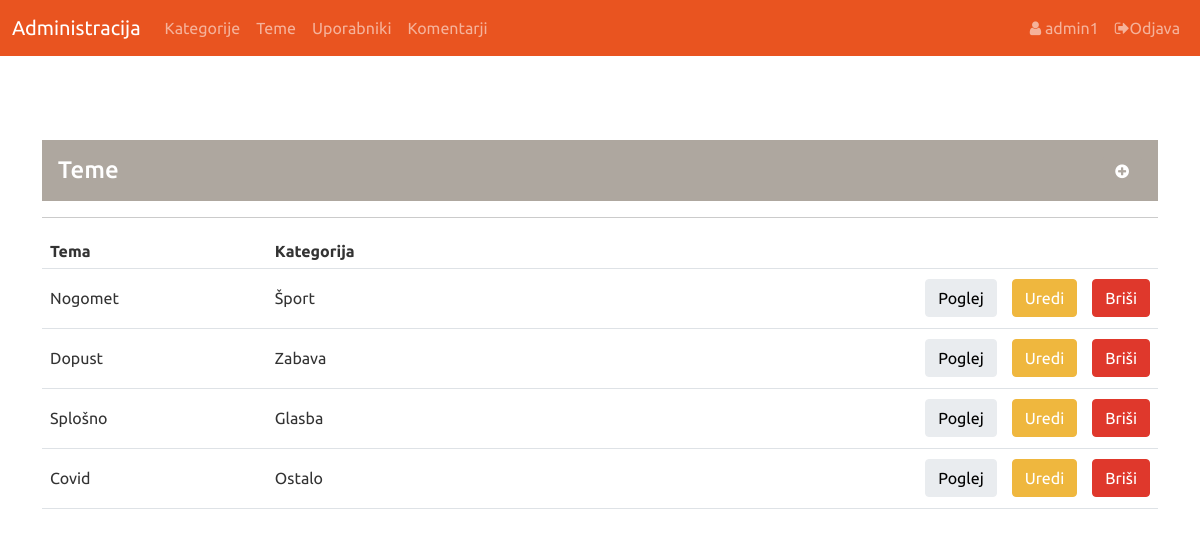
/admin/pages/tema.php (signed in), run on the app's committed database.
### tables this page shows
CREATE TABLE `tema` (
  `tema_Id` int(11) NOT NULL,
  `naslov` varchar(255) DEFAULT NULL,
  `vsebina` text DEFAULT NULL,
  `datetime` datetime DEFAULT NULL,
  `kategorija_id` int(12) DEFAULT NULL,
  `uporabnik_Id` int(12) DEFAULT NULL
);

CREATE TABLE `kategorija` (
  `kategorija_Id` int(12) NOT NULL,
  `kategorija` varchar(200) DEFAULT NULL
);

### admin/pages/tema.php (the view, shortened to what this page needs)
<?php
	$upIme = $_SESSION['upIme'];
?>
<html lang="sl">
<head>
	<link rel="stylesheet" type="text/css" href="../../css/bootstrap2.min.css">
    <link rel="stylesheet" href="https://maxcdn.bootstrapcdn.com/font-awesome/4.5.0/css/font-awesome.min.css">
</head>
<body>
	<header>
		<nav class="navbar navbar-expand-lg navbar-dark bg-primary">
		  <div class="container-fluid">
			<a class="navbar-brand" href="home.php">Administracija</a>
			<div class="collapse navbar-collapse" id="navbarColor01">
				<ul class="navbar-nav me-auto">
					<li class="nav-item">
					  <a class="nav-link" href="kategorija.php">Kategorije</a>
					</li>
					<li class="nav-item">
					  <a class="nav-link" href="tema.php">Teme</a>
					</li>
					<li class="nav-item">
					  <a class="nav-link" href="uporabnik.php">Uporabniki</a>
					</li>
					<li class="nav-item">
					  <a class="nav-link" href="komentar.php">Komentarji</a>
					</li>
				</ul>
				<ul class="navbar-nav ms-md-auto">
					<li class="nav-item">
						<a class="nav-link"><i class="fa fa-user"></i> <?php echo $upIme;?></a>
					</li>
					<li class="nav-item">
						<a class="nav-link" href="../../functions/odjava.php"><i class="fa fa-sign-out"></i>Odjava</a>
					</li>
				</ul>
			</div>
		  </div>
		</nav>
	<header>
	<main>
		<div class="container" style="margin:7% auto;">
			<h4 class="p-3 mb-2 bg-secondary text-white">Teme
					<button type="button" class="btn btn-secondary pull-right" data-toggle="modal" data-target="#dodajTemo">
						<i class="fa fa-plus-circle"></i>
					</button>
			</h4>
			<hr>
			<div class="panel panel-success">
				<table class="table">
					<tr>
						<th>Tema</th>
						<th>Kategorija</th>
						<th></th>
					</tr>
				<?php
					include "../../functions/db.php";
					$sql = "SELECT * FROM tema as tp join kategorija as c on tp.kategorija_id=c.kategorija_id";
					$run = mysqli_query($mysqli, $sql);
					while($row=mysqli_fetch_array($run, MYSQLI_ASSOC))
					{
						$id = $row['tema_Id'];
						echo "<tr>";
						echo "<td>".$row['naslov']."</td>";
						echo "<td>".$row['kategorija']."</td>";
						echo "<td>".
							"<a href='../functions/tema-delete.php?tema_Id=$id' class='btn btn-danger pull-right'>Briši</a>".
							"<a href='tema-edit.php?id=".$id."' class='btn btn-warning pull-right btnZamik'>Uredi</a>"." ".
							"<a href='tema-pogled.php?id=".$id."' class='btn btn-light pull-right btnZamik'>Poglej</a>"." ".
							"</td>";
						echo "</tr>";
					}
				?>
				</table>
			</div>
		</div>
	</main>
</body>
</html>

### admin/pages/tema.php (style rules this page uses)
td { height: 60px; vertical-align: middle; }
.btnZamik { margin-right: 15px; }

### data on the page
tema: naslov "Nogomet", kategorija.kategorija "Šport"
tema: naslov "Dopust", kategorija.kategorija "Zabava"
tema: naslov "Splošno", kategorija.kategorija "Glasba"
tema: naslov "Covid", kategorija.kategorija "Ostalo"

### other printed values
$upIme "admin1"
